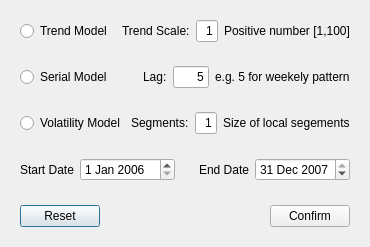
<?xml version="1.0" encoding="UTF-8"?>
<ui version="4.0">
 <class>ModelConfigDialog</class>
 <widget class="QDialog" name="ModelConfigDialog">
  <property name="geometry">
   <rect>
    <x>0</x>
    <y>0</y>
    <width>365</width>
    <height>235</height>
   </rect>
  </property>
  <property name="windowTitle">
   <string>Dialog</string>
  </property>
  <layout class="QVBoxLayout" name="verticalLayout">
   <item>
    <widget class="QWidget" name="widget_3" native="true">
     <layout class="QHBoxLayout" name="horizontalLayout_3">
      <item>
       <widget class="QRadioButton" name="rbtn_trend">
        <property name="text">
         <string>Trend Model</string>
        </property>
       </widget>
      </item>
      <item>
       <spacer name="horizontalSpacer_5">
        <property name="orientation">
         <enum>Qt::Horizontal</enum>
        </property>
        <property name="sizeHint" stdset="0">
         <size>
          <width>40</width>
          <height>20</height>
         </size>
        </property>
       </spacer>
      </item>
      <item>
       <widget class="QLabel" name="label_7">
        <property name="text">
         <string>Trend Scale:</string>
        </property>
       </widget>
      </item>
      <item>
       <widget class="QLineEdit" name="lineEdit_scale">
        <property name="maximumSize">
         <size>
          <width>50</width>
          <height>16777215</height>
         </size>
        </property>
        <property name="text">
         <string>1</string>
        </property>
        <property name="alignment">
         <set>Qt::AlignRight|Qt::AlignTrailing|Qt::AlignVCenter</set>
        </property>
       </widget>
      </item>
      <item>
       <widget class="QLabel" name="label_8">
        <property name="text">
         <string>Positive number [1,100]</string>
        </property>
       </widget>
      </item>
     </layout>
    </widget>
   </item>
   <item>
    <widget class="QWidget" name="widget" native="true">
     <layout class="QHBoxLayout" name="horizontalLayout_4">
      <item>
       <widget class="QRadioButton" name="rbtn_Serial">
        <property name="text">
         <string>Serial Model</string>
        </property>
       </widget>
      </item>
      <item>
       <spacer name="horizontalSpacer">
        <property name="orientation">
         <enum>Qt::Horizontal</enum>
        </property>
        <property name="sizeHint" stdset="0">
         <size>
          <width>40</width>
          <height>20</height>
         </size>
        </property>
       </spacer>
      </item>
      <item>
       <widget class="QLabel" name="label_3">
        <property name="text">
         <string>Lag:</string>
        </property>
       </widget>
      </item>
      <item>
       <widget class="QLineEdit" name="lineEdit_Lag">
        <property name="maximumSize">
         <size>
          <width>50</width>
          <height>16777215</height>
         </size>
        </property>
        <property name="layoutDirection">
         <enum>Qt::LeftToRight</enum>
        </property>
        <property name="text">
         <string>5</string>
        </property>
        <property name="alignment">
         <set>Qt::AlignRight|Qt::AlignTrailing|Qt::AlignVCenter</set>
        </property>
       </widget>
      </item>
      <item>
       <widget class="QLabel" name="label_5">
        <property name="text">
         <string>e.g. 5 for weekely pattern</string>
        </property>
       </widget>
      </item>
     </layout>
    </widget>
   </item>
   <item>
    <widget class="QWidget" name="widget_2" native="true">
     <layout class="QHBoxLayout" name="horizontalLayout_2">
      <item>
       <widget class="QRadioButton" name="rbtn_volatility">
        <property name="text">
         <string>Volatility Model</string>
        </property>
       </widget>
      </item>
      <item>
       <spacer name="horizontalSpacer_2">
        <property name="orientation">
         <enum>Qt::Horizontal</enum>
        </property>
        <property name="sizeHint" stdset="0">
         <size>
          <width>40</width>
          <height>20</height>
         </size>
        </property>
       </spacer>
      </item>
      <item>
       <widget class="QLabel" name="label_4">
        <property name="text">
         <string>Segments:</string>
        </property>
       </widget>
      </item>
      <item>
       <widget class="QLineEdit" name="lineEdit_Segment">
        <property name="maximumSize">
         <size>
          <width>50</width>
          <height>16777215</height>
         </size>
        </property>
        <property name="text">
         <string>1</string>
        </property>
        <property name="alignment">
         <set>Qt::AlignRight|Qt::AlignTrailing|Qt::AlignVCenter</set>
        </property>
       </widget>
      </item>
      <item>
       <widget class="QLabel" name="label_6">
        <property name="text">
         <string>Size of local segements</string>
        </property>
       </widget>
      </item>
     </layout>
    </widget>
   </item>
   <item>
    <widget class="QWidget" name="widget_5" native="true">
     <layout class="QHBoxLayout" name="horizontalLayout_5">
      <item>
       <widget class="QLabel" name="label">
        <property name="text">
         <string>Start Date</string>
        </property>
       </widget>
      </item>
      <item>
       <widget class="QDateEdit" name="dateEdit_start">
        <property name="date">
         <date>
          <year>2006</year>
          <month>1</month>
          <day>1</day>
         </date>
        </property>
       </widget>
      </item>
      <item>
       <spacer name="horizontalSpacer_3">
        <property name="orientation">
         <enum>Qt::Horizontal</enum>
        </property>
        <property name="sizeHint" stdset="0">
         <size>
          <width>40</width>
          <height>20</height>
         </size>
        </property>
       </spacer>
      </item>
      <item>
       <widget class="QLabel" name="label_2">
        <property name="text">
         <string>End Date</string>
        </property>
       </widget>
      </item>
      <item>
       <widget class="QDateEdit" name="dateEdit_end">
        <property name="date">
         <date>
          <year>2007</year>
          <month>12</month>
          <day>31</day>
         </date>
        </property>
       </widget>
      </item>
     </layout>
    </widget>
   </item>
   <item>
    <widget class="QWidget" name="widget_4" native="true">
     <layout class="QHBoxLayout" name="horizontalLayout">
      <item>
       <widget class="QPushButton" name="btn_Reset">
        <property name="text">
         <string>Reset</string>
        </property>
       </widget>
      </item>
      <item>
       <spacer name="horizontalSpacer_4">
        <property name="orientation">
         <enum>Qt::Horizontal</enum>
        </property>
        <property name="sizeHint" stdset="0">
         <size>
          <width>40</width>
          <height>20</height>
         </size>
        </property>
       </spacer>
      </item>
      <item>
       <widget class="QPushButton" name="btn_Confirm">
        <property name="text">
         <string>Confirm</string>
        </property>
       </widget>
      </item>
     </layout>
    </widget>
   </item>
  </layout>
 </widget>
 <resources/>
 <connections/>
</ui>
